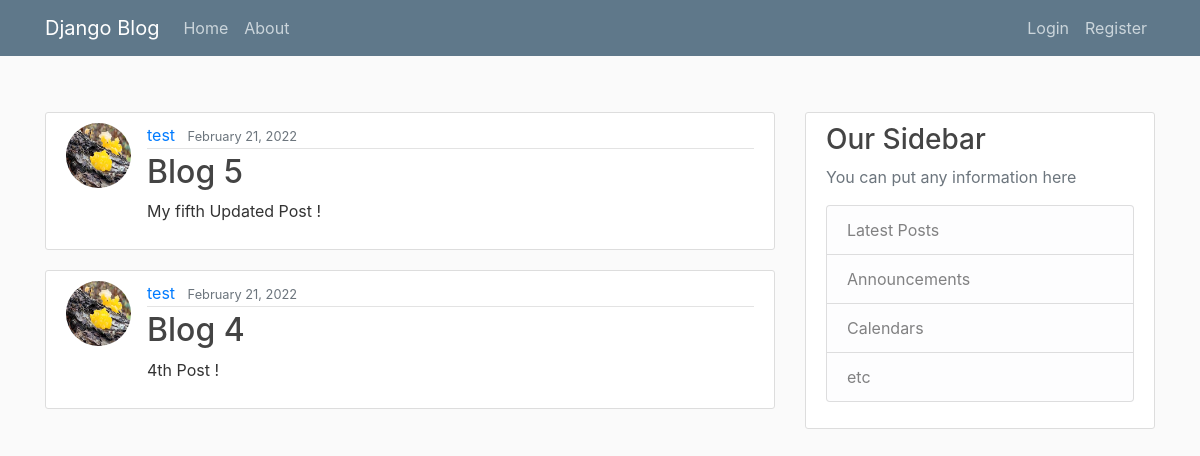
The app's page /, older data.
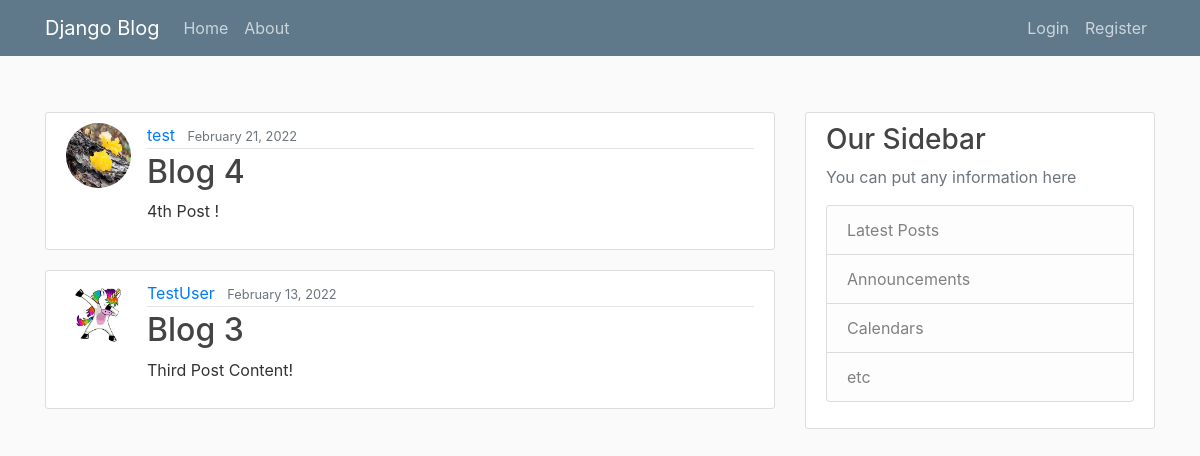
The same page, newer data.
### blog/models.py (models this page shows, shortened)
class Post(models.Model):
    title = models.CharField(max_length=100)
    content = models.TextField()
    date_posted = models.DateTimeField(default=timezone.now)
    author = models.ForeignKey(User, on_delete=models.CASCADE)

### users/models.py (models this page shows, shortened)
class Profile(models.Model):
    user = models.OneToOneField(User, on_delete=models.CASCADE)
    image = models.ImageField(default='default.jpg', upload_to='profile_pics')

### blog/views.py (the view)
# urls.py: path('', PostListView.as_view(), name='blog-home'),
class PostListView(ListView):
    model = Post
    template_name = 'blog/home.html'  # <app>/<model>_<viewtype>.html
    context_object_name = 'posts'
    ordering = ['-date_posted']
    paginate_by = 2

### blog/templates/blog/home.html
{% extends "blog/base.html" %}
{% block content %}
    {% for post in posts %}
        <article class="media content-section">
            <img class="rounded-circle article-img" src="{{ post.author.profile.image.url }}">
            <div class="media-body">
                <div class="article-metadata">
                    <a class="mr-2" href="#">{{ post.author }}</a>
                    <small class="text-muted">{{ post.date_posted|date:"F d, Y" }}</small>
                </div>
                <h2><a class="article-title" href="{% url 'post-detail' post.id %}">{{ post.title }}</a></h2>
                <p class="article-content">{{ post.content }}</p>
            </div>
        </article>
    {% endfor %}
{% endblock content %}

### blog/templates/blog/base.html (shortened to what this page needs)
{% load static %}
<!DOCTYPE html>
<html lang="en">
    <head>
        <link rel="stylesheet" href="https://maxcdn.bootstrapcdn.com/bootstrap/4.0.0/css/bootstrap.min.css">
        <link rel="stylesheet" type="text/css" href="{%static 'blog/main.css'%}">
    </head>
    <body>
        <header class="site-header">
            <nav class="navbar navbar-expand-md navbar-dark bg-steel fixed-top">
                <div class="container">
                    <a class="navbar-brand mr4" href="{% url 'blog-home' %}">
                        Django Blog
                    </a>
                    <div class="collapse navbar-collapse" id="navbarToggle">
                        <div class="navbar-nav mr-auto">
                            <a class="nav-item nav-link" href="{% url 'blog-home' %}">Home</a>
                            <a class="nav-item nav-link" href="{% url 'blog-about' %}">About</a>
                        </div>
                        <div class="navbar-nav">
                            {% if user.is_authenticated %}
                                <a class="nav-item nav-link" href="{% url 'post-create' %}">New Post</a>
                                <a class="nav-item nav-link" href="{% url 'profile' %}">Profile</a>
                                <a class="nav-item nav-link" href="{% url 'logout' %}">Logout</a>
                            {% else %}
                                <a class="nav-item nav-link" href="{% url 'login' %}">Login</a>
                                <a class="nav-item nav-link" href="{% url 'register' %}">Register</a>
                            {% endif %}
                        </div>
                    </div>
                </div>
            </nav>
        </header>
        <main role="main" class="container">
            <div class="row">
                <div class="col-md-8">
                    {% block content %}{% endblock %}
                </div>
                <div class="col-md-4">
                    <div class="content-section">
                        <h3>Our Sidebar</h3>
                        <p class='text-muted'> You can put any information here
                            <ul class="list-group">
                                <li class="list-group-item list-group-item-light">Latest Posts</li>
                                <li class="list-group-item list-group-item-light">Announcements</li>
                                <li class="list-group-item list-group-item-light">Calendars</li>
                                <li class="list-group-item list-group-item-light">etc</li>
                            </ul>
                        </p>
                    </div>
                </div>
            </div>
        </main>
    </body>
</html>

### blog/static/blog/main.css (style rules this page uses)
body { background: #fafafa; color: #333333; margin-top: 7rem; }
h1, h2, h3, h4, h5, h6 { color: #444444; }
ul { margin: 0; }
.bg-steel { background-color: #5f788a; }
.site-header .navbar-nav .nav-link { color: #cbd5db; }
.content-section { background: #ffffff; padding: 10px 20px; border: 1px solid #dddddd; border-radius: 3px; margin-bottom: 20px; }
.article-title { color: #444444; }
.article-content { white-space: pre-line; }
.article-img { height: 65px; width: 65px; margin-right: 16px; }
.article-metadata { padding-bottom: 1px; margin-bottom: 4px; border-bottom: 1px solid #e3e3e3 }

Row changes from the older to the newer data that the page shows:
removed Post: author.profile.image (picture), author "test", date_posted "February 21, 2022", title "Blog 5", content "My fifth Updated Post !"
now on this page (row unchanged): Post: author.profile.image (placeholder picture), author "TestUser", date_posted "February 13, 2022", title "Blog 3", content "Third Post Content!"
